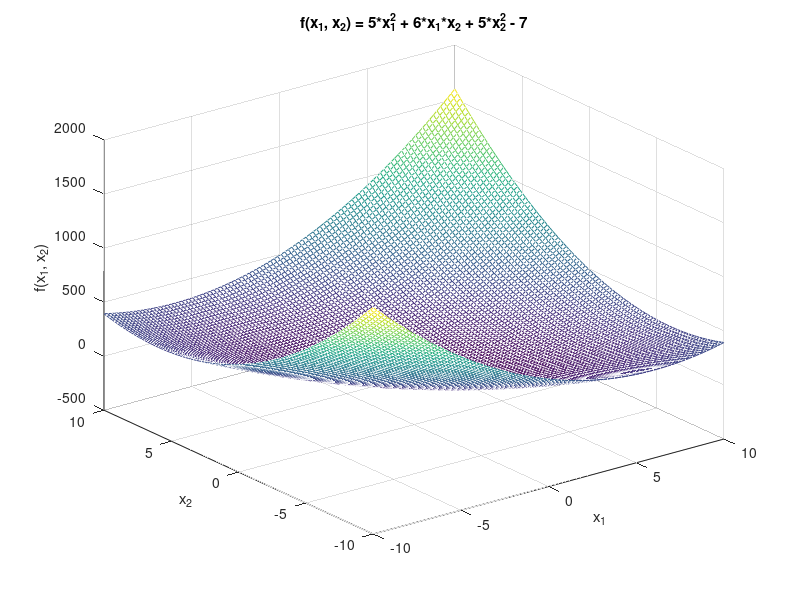
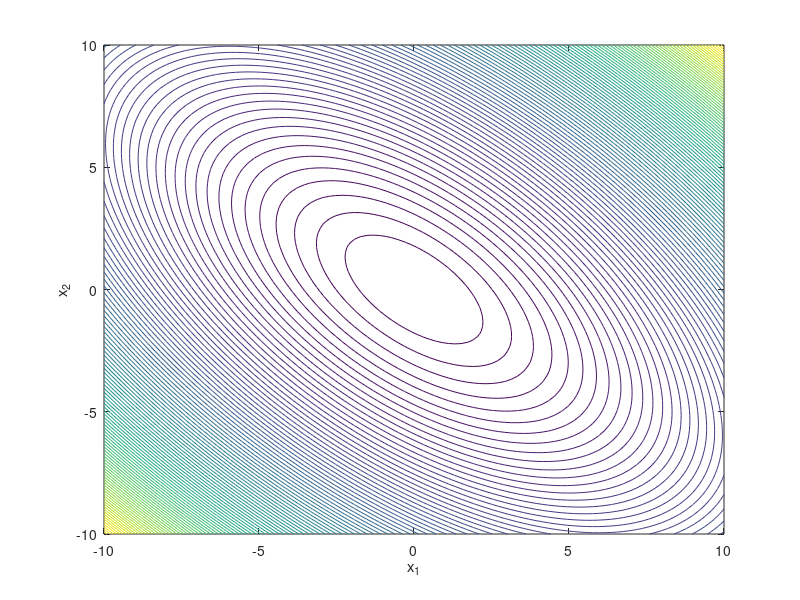

The MATLAB source for these figures, in order: (Note: this script raises an error after producing the figures.)
% Author: Kovács Bálint-Hunor (Informatika III.) 2023
clear all %#ok<CLALL>
close all
clc

% Konjugált gradiens számítás
% Általános módszer

f = @(x) 5*x(1).^2 + 6*x(1).*x(2) + 5*x(2).^2 - 7;

% plot mesh es contour
F = @(x1, x2) 5*x1.^2 + 6*x1.*x2 + 5*x2.^2 - 7;
x1 = linspace(-10, 10, 100);
x2 = linspace(-10, 10, 100);

[X, Y] = meshgrid(x1, x2);
Z = F(X, Y);

figure(1);
mesh(X, Y, Z);
xlabel('x_1');
ylabel('x_2');
zlabel('f(x_1, x_2)');
title('f(x_1, x_2) = 5*x_1^2 + 6*x_1*x_2 + 5*x_2^2 - 7');

figure(2);
contour(X, Y, Z, 100);
xlabel('x_1');
ylabel('x_2');


max_iteration = 1000;
figure(2);
x = ginput(1)';
hold on;
plot(x(1), x(2), 'r*');

% step size
S = 0.01;
h = 1e-3;

e1 = 1e-6;
e2 = 1e-6; % tolX
e3 = 1e-6; % tolFun

iteration_counter = 1;
minimum_iterations = [x];
osszeg = 0;
current_gradient = 0;

while true
    current_gradient = gr(f, h, x(:,1));
    S = (current_gradient'*current_gradient)/(current_gradient'*hess_f(f, h, x(:,1))*current_gradient);
    
    if iteration_counter == 1
        M = -current_gradient;
        osszeg = 0;
    else
        alpha_valtozo = (current_gradient'*current_gradient)/(previous_gradient'*previous_gradient);
        osszeg = osszeg + alpha_valtozo*M;
        M = -current_gradient + osszeg;
    end
    previous_gradient = current_gradient;
    
    x = x + S*M;
    
    % append the new point to minimum_iterations
    minimum_iterations = [minimum_iterations x];
    
    % plot the new point on the contour and on the mesh
    figure(1)
    hold on;
    plot3(x(1), x(2), f(x), 'r*');
    
    figure(2)
    hold on;
    plot(x(1), x(2), 'r*');
    
    if norm(current_gradient) < e1
        break;
    end
    
    if norm(S*M) < e2
        break;
    end
    
    if iteration_counter > 2
        break;
    end
    
    if iteration_counter > max_iteration
        break;
    end
    
    iteration_counter = iteration_counter + 1;
end

% plot the minimum point
figure(1)
hold on;
plot3(x(1), x(2), f(x), 'g*');

figure(2)
hold on;
plot(x(1), x(2), 'g*');

% Plot the minimum iterations as a line
figure(2)
hold on;
plot(minimum_iterations(1, :), minimum_iterations(2, :), 'b-');

figure(1)
hold on;
% Evaluate the function for each point separately
f_values = arrayfun(@(i) f(minimum_iterations(:, i)), 1:size(minimum_iterations, 2));
plot3(minimum_iterations(1, :), minimum_iterations(2, :), f_values, 'b-');

% Print the minimum point
fprintf('Minimum point: x1 = %.4f, x2 = %.4f, f(x1, x2) = %.4f\n', x(1), x(2), f(x));


